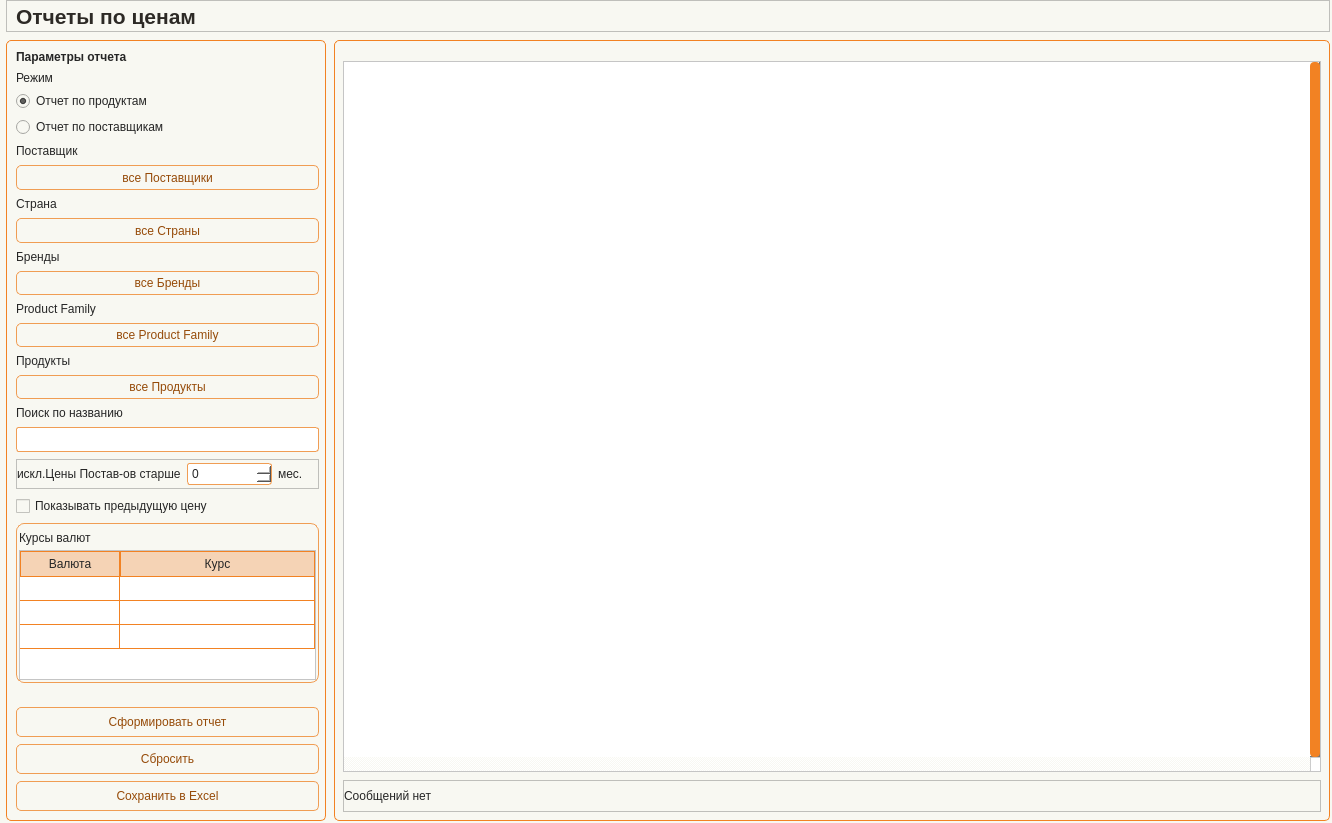
<?xml version="1.0" encoding="UTF-8"?>
<ui version="4.0">
 <class>Form</class>
 <widget class="QWidget" name="Form">
  <property name="geometry">
   <rect>
    <x>0</x>
    <y>0</y>
    <width>1332</width>
    <height>823</height>
   </rect>
  </property>
  <property name="minimumSize">
   <size>
    <width>930</width>
    <height>650</height>
   </size>
  </property>
  <property name="windowTitle">
   <string>Form</string>
  </property>
  <property name="styleSheet">
   <string notr="true">/* ===== BASE PREVIEW STYLE FOR DESIGNER ===== */

QWidget {
    background-color: #f8f8f2;
    color: #262626;
    font: 10pt &quot;Tahoma&quot;;
}

/* ===== LABELS ===== */

QLabel {
    color: #262626;
}

#Title_label {
    font: 16pt &quot;Tahoma&quot;;
    font-weight: 700;
    color: #2D2A26;
}

QLabel#label_filter_title {
    font: 14pt &quot;Tahoma&quot;;
    font-weight: 700;
}

/* ===== INPUTS ===== */

QLineEdit, QComboBox, QDateEdit, QSpinBox {
    border: 1px solid #f09d54;
    border-radius: 3px;
    padding: 2px;
    background-color: #ffffff;
    color: #262626;
}

/* ===== BUTTONS ===== */

QPushButton {
    border: 1px solid #f09d54;
    border-radius: 5px;
    background-color: #f8f8f2;
    color: #964b09;
    padding: 4px;
}

/* ===== TABLE ===== */

QTableWidget {
    background-color: #ffffff;
    gridline-color: #f28223;
    selection-background-color: #f5d3b5;
    selection-color: #262626;
}

QHeaderView::section {
    background-color: #f5d3b5;
    border: 1px solid #f28223;
    padding: 3px;
}

/* ===== FRAMES ===== */

QFrame#frame_LeftPanel, 
QFrame#frame_RightPanel {
    border: 1px solid #f28223;
    border-radius: 5px;
}

/* ===== SCROLL ===== */

QScrollBar:vertical {
    background: #f8f8f2;
    width: 10px;
}

QScrollBar::handle:vertical {
    background: #f28223;
    border-radius: 4px;
}</string>
  </property>
  <layout class="QHBoxLayout" name="horizontalLayout">
   <property name="leftMargin">
    <number>0</number>
   </property>
   <property name="topMargin">
    <number>0</number>
   </property>
   <property name="rightMargin">
    <number>0</number>
   </property>
   <property name="bottomMargin">
    <number>0</number>
   </property>
   <item>
    <widget class="QWidget" name="widget" native="true">
     <layout class="QVBoxLayout" name="verticalLayout">
      <property name="spacing">
       <number>8</number>
      </property>
      <property name="leftMargin">
       <number>6</number>
      </property>
      <property name="topMargin">
       <number>0</number>
      </property>
      <property name="rightMargin">
       <number>2</number>
      </property>
      <property name="bottomMargin">
       <number>2</number>
      </property>
      <item>
       <widget class="QFrame" name="frame">
        <property name="minimumSize">
         <size>
          <width>0</width>
          <height>32</height>
         </size>
        </property>
        <property name="maximumSize">
         <size>
          <width>16777215</width>
          <height>32</height>
         </size>
        </property>
        <property name="frameShape">
         <enum>QFrame::Shape::StyledPanel</enum>
        </property>
        <property name="frameShadow">
         <enum>QFrame::Shadow::Raised</enum>
        </property>
        <layout class="QHBoxLayout" name="horizontalLayout_2">
         <property name="spacing">
          <number>0</number>
         </property>
         <property name="topMargin">
          <number>0</number>
         </property>
         <property name="bottomMargin">
          <number>0</number>
         </property>
         <item>
          <widget class="QLabel" name="Title_label">
           <property name="minimumSize">
            <size>
             <width>0</width>
             <height>30</height>
            </size>
           </property>
           <property name="maximumSize">
            <size>
             <width>16777215</width>
             <height>30</height>
            </size>
           </property>
           <property name="font">
            <font>
             <family>Tahoma</family>
             <pointsize>16</pointsize>
             <italic>false</italic>
             <bold>true</bold>
            </font>
           </property>
           <property name="text">
            <string>Отчеты по ценам</string>
           </property>
           <property name="alignment">
            <set>Qt::AlignmentFlag::AlignCenter</set>
           </property>
          </widget>
         </item>
         <item>
          <spacer name="horizontalSpacer">
           <property name="orientation">
            <enum>Qt::Orientation::Horizontal</enum>
           </property>
           <property name="sizeHint" stdset="0">
            <size>
             <width>1108</width>
             <height>20</height>
            </size>
           </property>
          </spacer>
         </item>
        </layout>
       </widget>
      </item>
      <item>
       <widget class="QFrame" name="frame_Content">
        <property name="frameShape">
         <enum>QFrame::Shape::NoFrame</enum>
        </property>
        <property name="frameShadow">
         <enum>QFrame::Shadow::Plain</enum>
        </property>
        <layout class="QHBoxLayout" name="horizontalLayout_content">
         <property name="spacing">
          <number>8</number>
         </property>
         <property name="leftMargin">
          <number>0</number>
         </property>
         <property name="topMargin">
          <number>0</number>
         </property>
         <property name="rightMargin">
          <number>0</number>
         </property>
         <property name="bottomMargin">
          <number>0</number>
         </property>
         <item>
          <widget class="QFrame" name="frame_LeftPanel">
           <property name="minimumSize">
            <size>
             <width>300</width>
             <height>0</height>
            </size>
           </property>
           <property name="maximumSize">
            <size>
             <width>320</width>
             <height>16777215</height>
            </size>
           </property>
           <property name="frameShape">
            <enum>QFrame::Shape::StyledPanel</enum>
           </property>
           <property name="frameShadow">
            <enum>QFrame::Shadow::Raised</enum>
           </property>
           <layout class="QVBoxLayout" name="verticalLayout_left">
            <property name="spacing">
             <number>7</number>
            </property>
            <property name="leftMargin">
             <number>9</number>
            </property>
            <property name="topMargin">
             <number>9</number>
            </property>
            <property name="rightMargin">
             <number>6</number>
            </property>
            <property name="bottomMargin">
             <number>9</number>
            </property>
            <item>
             <widget class="QLabel" name="label_filter_title">
              <property name="text">
               <string>Параметры отчета</string>
              </property>
             </widget>
            </item>
            <item>
             <widget class="QFrame" name="frame_mode">
              <property name="frameShape">
               <enum>QFrame::Shape::NoFrame</enum>
              </property>
              <layout class="QVBoxLayout" name="verticalLayout_mode">
               <property name="spacing">
                <number>6</number>
               </property>
               <property name="leftMargin">
                <number>0</number>
               </property>
               <property name="topMargin">
                <number>0</number>
               </property>
               <property name="rightMargin">
                <number>0</number>
               </property>
               <property name="bottomMargin">
                <number>0</number>
               </property>
               <item>
                <widget class="QLabel" name="label_mode">
                 <property name="text">
                  <string>Режим</string>
                 </property>
                </widget>
               </item>
               <item>
                <widget class="QRadioButton" name="radio_ByProduct">
                 <property name="text">
                  <string>Отчет по продуктам</string>
                 </property>
                 <property name="checked">
                  <bool>true</bool>
                 </property>
                </widget>
               </item>
               <item>
                <widget class="QRadioButton" name="radio_BySupplier">
                 <property name="text">
                  <string>Отчет по поставщикам</string>
                 </property>
                </widget>
               </item>
              </layout>
             </widget>
            </item>
            <item>
             <widget class="QLabel" name="label_supplier">
              <property name="text">
               <string>Поставщик</string>
              </property>
             </widget>
            </item>
            <item>
             <widget class="QPushButton" name="btn_FilterSupplier">
              <property name="minimumSize">
               <size>
                <width>0</width>
                <height>25</height>
               </size>
              </property>
              <property name="text">
               <string>все Поставщики</string>
              </property>
             </widget>
            </item>
            <item>
             <widget class="QLabel" name="label_country">
              <property name="text">
               <string>Страна</string>
              </property>
             </widget>
            </item>
            <item>
             <widget class="QPushButton" name="btn_FilterCountry">
              <property name="minimumSize">
               <size>
                <width>0</width>
                <height>25</height>
               </size>
              </property>
              <property name="text">
               <string>все Страны</string>
              </property>
             </widget>
            </item>
            <item>
             <widget class="QLabel" name="label_brand">
              <property name="text">
               <string>Бренды</string>
              </property>
             </widget>
            </item>
            <item>
             <widget class="QPushButton" name="btn_FilterBrand">
              <property name="text">
               <string>все Бренды</string>
              </property>
             </widget>
            </item>
            <item>
             <widget class="QLabel" name="label_product_family">
              <property name="text">
               <string>Product Family</string>
              </property>
             </widget>
            </item>
            <item>
             <widget class="QPushButton" name="btn_FilterProductFamily">
              <property name="text">
               <string>все Product Family</string>
              </property>
             </widget>
            </item>
            <item>
             <widget class="QLabel" name="label">
              <property name="text">
               <string>Продукты</string>
              </property>
             </widget>
            </item>
            <item>
             <widget class="QPushButton" name="btn_FilterProduct">
              <property name="text">
               <string>все Продукты</string>
              </property>
             </widget>
            </item>
            <item>
             <widget class="QLabel" name="label_product_name">
              <property name="text">
               <string>Поиск по названию</string>
              </property>
             </widget>
            </item>
            <item>
             <widget class="QLineEdit" name="line_NameSearch">
              <property name="minimumSize">
               <size>
                <width>0</width>
                <height>25</height>
               </size>
              </property>
             </widget>
            </item>
            <item>
             <widget class="QFrame" name="frame_SuppPriceAge">
              <property name="minimumSize">
               <size>
                <width>0</width>
                <height>30</height>
               </size>
              </property>
              <property name="frameShape">
               <enum>QFrame::Shape::StyledPanel</enum>
              </property>
              <property name="frameShadow">
               <enum>QFrame::Shadow::Raised</enum>
              </property>
              <layout class="QHBoxLayout" name="horizontalLayout_SuppPriceAge">
               <property name="leftMargin">
                <number>0</number>
               </property>
               <property name="topMargin">
                <number>0</number>
               </property>
               <property name="rightMargin">
                <number>0</number>
               </property>
               <property name="bottomMargin">
                <number>0</number>
               </property>
               <item>
                <widget class="QLabel" name="label_SuppPriceAge">
                 <property name="text">
                  <string>искл.Цены Постав-ов старше</string>
                 </property>
                </widget>
               </item>
               <item>
                <widget class="QSpinBox" name="spb_SuppPriceAge">
                 <property name="minimumSize">
                  <size>
                   <width>85</width>
                   <height>0</height>
                  </size>
                 </property>
                 <property name="maximumSize">
                  <size>
                   <width>85</width>
                   <height>16777215</height>
                  </size>
                 </property>
                </widget>
               </item>
               <item>
                <widget class="QLabel" name="label_SuppPriceAgeMonths">
                 <property name="text">
                  <string>мес.</string>
                 </property>
                </widget>
               </item>
              </layout>
             </widget>
            </item>
            <item>
             <widget class="QCheckBox" name="cbx_ShowPrevPrice">
              <property name="text">
               <string>Показывать предыдущую цену</string>
              </property>
             </widget>
            </item>
            <item>
             <widget class="QFrame" name="frame_FXRates">
              <property name="minimumSize">
               <size>
                <width>0</width>
                <height>160</height>
               </size>
              </property>
              <property name="maximumSize">
               <size>
                <width>16777215</width>
                <height>16777215</height>
               </size>
              </property>
              <property name="styleSheet">
               <string notr="true">#frame_FXRates {border: 1px solid #f09d54; border-radius: 8px;}</string>
              </property>
              <property name="frameShape">
               <enum>QFrame::Shape::StyledPanel</enum>
              </property>
              <property name="frameShadow">
               <enum>QFrame::Shadow::Raised</enum>
              </property>
              <layout class="QVBoxLayout" name="verticalLayout_fx">
               <property name="spacing">
                <number>4</number>
               </property>
               <property name="leftMargin">
                <number>2</number>
               </property>
               <property name="topMargin">
                <number>2</number>
               </property>
               <property name="rightMargin">
                <number>2</number>
               </property>
               <property name="bottomMargin">
                <number>2</number>
               </property>
               <item>
                <widget class="QLabel" name="label_fx_title">
                 <property name="minimumSize">
                  <size>
                   <width>0</width>
                   <height>20</height>
                  </size>
                 </property>
                 <property name="maximumSize">
                  <size>
                   <width>16777215</width>
                   <height>15</height>
                  </size>
                 </property>
                 <property name="text">
                  <string>Курсы валют</string>
                 </property>
                </widget>
               </item>
               <item>
                <widget class="QTableWidget" name="table_FXRates">
                 <property name="minimumSize">
                  <size>
                   <width>0</width>
                   <height>96</height>
                  </size>
                 </property>
                 <property name="maximumSize">
                  <size>
                   <width>16777215</width>
                   <height>16777215</height>
                  </size>
                 </property>
                 <property name="verticalScrollBarPolicy">
                  <enum>Qt::ScrollBarPolicy::ScrollBarAsNeeded</enum>
                 </property>
                 <property name="horizontalScrollBarPolicy">
                  <enum>Qt::ScrollBarPolicy::ScrollBarAsNeeded</enum>
                 </property>
                 <property name="sizeAdjustPolicy">
                  <enum>QAbstractScrollArea::SizeAdjustPolicy::AdjustToContents</enum>
                 </property>
                 <property name="selectionMode">
                  <enum>QAbstractItemView::SelectionMode::SingleSelection</enum>
                 </property>
                 <property name="sortingEnabled">
                  <bool>false</bool>
                 </property>
                 <property name="rowCount">
                  <number>3</number>
                 </property>
                 <property name="columnCount">
                  <number>2</number>
                 </property>
                 <attribute name="horizontalHeaderCascadingSectionResizes">
                  <bool>true</bool>
                 </attribute>
                 <attribute name="horizontalHeaderMinimumSectionSize">
                  <number>55</number>
                 </attribute>
                 <attribute name="horizontalHeaderStretchLastSection">
                  <bool>true</bool>
                 </attribute>
                 <attribute name="verticalHeaderVisible">
                  <bool>false</bool>
                 </attribute>
                 <attribute name="verticalHeaderCascadingSectionResizes">
                  <bool>true</bool>
                 </attribute>
                 <attribute name="verticalHeaderDefaultSectionSize">
                  <number>24</number>
                 </attribute>
                 <attribute name="verticalHeaderHighlightSections">
                  <bool>false</bool>
                 </attribute>
                 <row/>
                 <row/>
                 <row/>
                 <column>
                  <property name="text">
                   <string>Валюта</string>
                  </property>
                 </column>
                 <column>
                  <property name="text">
                   <string>Курс</string>
                  </property>
                 </column>
                </widget>
               </item>
              </layout>
             </widget>
            </item>
            <item>
             <spacer name="verticalSpacer_left">
              <property name="orientation">
               <enum>Qt::Orientation::Vertical</enum>
              </property>
              <property name="sizeHint" stdset="0">
               <size>
                <width>20</width>
                <height>20</height>
               </size>
              </property>
             </spacer>
            </item>
            <item>
             <widget class="QPushButton" name="btn_BuildReport">
              <property name="minimumSize">
               <size>
                <width>0</width>
                <height>30</height>
               </size>
              </property>
              <property name="maximumSize">
               <size>
                <width>16777215</width>
                <height>30</height>
               </size>
              </property>
              <property name="text">
               <string>Сформировать отчет</string>
              </property>
              <property name="icon">
               <iconset>
                <normaloff>:/icon/icon/layers — копия — копия.svg</normaloff>:/icon/icon/layers — копия — копия.svg</iconset>
              </property>
             </widget>
            </item>
            <item>
             <widget class="QPushButton" name="btn_Reset">
              <property name="minimumSize">
               <size>
                <width>0</width>
                <height>30</height>
               </size>
              </property>
              <property name="maximumSize">
               <size>
                <width>16777215</width>
                <height>30</height>
               </size>
              </property>
              <property name="text">
               <string>Сбросить</string>
              </property>
              <property name="icon">
               <iconset>
                <normaloff>:/icon/icon/loader — копия — копия.svg</normaloff>:/icon/icon/loader — копия — копия.svg</iconset>
              </property>
             </widget>
            </item>
            <item>
             <widget class="QPushButton" name="btn_ExportExcel">
              <property name="minimumSize">
               <size>
                <width>180</width>
                <height>30</height>
               </size>
              </property>
              <property name="maximumSize">
               <size>
                <width>16777215</width>
                <height>30</height>
               </size>
              </property>
              <property name="text">
               <string>Сохранить в Excel</string>
              </property>
              <property name="icon">
               <iconset>
                <normaloff>:/icon/icon/download — копия — копия.svg</normaloff>:/icon/icon/download — копия — копия.svg</iconset>
              </property>
             </widget>
            </item>
           </layout>
          </widget>
         </item>
         <item>
          <widget class="QFrame" name="frame_RightPanel">
           <property name="frameShape">
            <enum>QFrame::Shape::StyledPanel</enum>
           </property>
           <property name="frameShadow">
            <enum>QFrame::Shadow::Raised</enum>
           </property>
           <layout class="QVBoxLayout" name="verticalLayout_right">
            <property name="spacing">
             <number>8</number>
            </property>
            <property name="leftMargin">
             <number>8</number>
            </property>
            <property name="topMargin">
             <number>12</number>
            </property>
            <property name="rightMargin">
             <number>8</number>
            </property>
            <property name="bottomMargin">
             <number>8</number>
            </property>
            <item>
             <widget class="QFrame" name="frame_top_right">
              <property name="frameShape">
               <enum>QFrame::Shape::NoFrame</enum>
              </property>
              <layout class="QHBoxLayout" name="horizontalLayout_top_right">
               <property name="leftMargin">
                <number>0</number>
               </property>
               <property name="topMargin">
                <number>0</number>
               </property>
               <property name="rightMargin">
                <number>0</number>
               </property>
               <property name="bottomMargin">
                <number>0</number>
               </property>
              </layout>
             </widget>
            </item>
            <item>
             <widget class="QTableWidget" name="table_ReportPreview">
              <property name="minimumSize">
               <size>
                <width>0</width>
                <height>0</height>
               </size>
              </property>
              <property name="maximumSize">
               <size>
                <width>16777215</width>
                <height>16777215</height>
               </size>
              </property>
              <property name="font">
               <font>
                <family>Tahoma</family>
                <pointsize>10</pointsize>
                <italic>false</italic>
                <bold>false</bold>
               </font>
              </property>
              <property name="verticalScrollBarPolicy">
               <enum>Qt::ScrollBarPolicy::ScrollBarAlwaysOn</enum>
              </property>
              <property name="horizontalScrollBarPolicy">
               <enum>Qt::ScrollBarPolicy::ScrollBarAlwaysOn</enum>
              </property>
              <property name="sizeAdjustPolicy">
               <enum>QAbstractScrollArea::SizeAdjustPolicy::AdjustToContents</enum>
              </property>
              <property name="alternatingRowColors">
               <bool>false</bool>
              </property>
              <property name="selectionMode">
               <enum>QAbstractItemView::SelectionMode::SingleSelection</enum>
              </property>
              <property name="selectionBehavior">
               <enum>QAbstractItemView::SelectionBehavior::SelectRows</enum>
              </property>
              <property name="textElideMode">
               <enum>Qt::TextElideMode::ElideMiddle</enum>
              </property>
              <property name="sortingEnabled">
               <bool>true</bool>
              </property>
              <property name="wordWrap">
               <bool>true</bool>
              </property>
              <property name="rowCount">
               <number>8</number>
              </property>
              <property name="columnCount">
               <number>0</number>
              </property>
              <attribute name="horizontalHeaderCascadingSectionResizes">
               <bool>true</bool>
              </attribute>
              <attribute name="horizontalHeaderMinimumSectionSize">
               <number>55</number>
              </attribute>
              <attribute name="horizontalHeaderShowSortIndicator" stdset="0">
               <bool>true</bool>
              </attribute>
              <attribute name="horizontalHeaderStretchLastSection">
               <bool>true</bool>
              </attribute>
              <attribute name="verticalHeaderVisible">
               <bool>false</bool>
              </attribute>
              <attribute name="verticalHeaderCascadingSectionResizes">
               <bool>true</bool>
              </attribute>
              <attribute name="verticalHeaderDefaultSectionSize">
               <number>25</number>
              </attribute>
              <attribute name="verticalHeaderHighlightSections">
               <bool>false</bool>
              </attribute>
              <row/>
              <row/>
              <row/>
              <row/>
              <row/>
              <row/>
              <row/>
              <row/>
             </widget>
            </item>
            <item>
             <widget class="QFrame" name="frame_2">
              <property name="minimumSize">
               <size>
                <width>0</width>
                <height>32</height>
               </size>
              </property>
              <property name="maximumSize">
               <size>
                <width>16777215</width>
                <height>32</height>
               </size>
              </property>
              <property name="frameShape">
               <enum>QFrame::Shape::StyledPanel</enum>
              </property>
              <property name="frameShadow">
               <enum>QFrame::Shadow::Raised</enum>
              </property>
              <layout class="QHBoxLayout" name="horizontalLayout_3">
               <property name="spacing">
                <number>0</number>
               </property>
               <property name="leftMargin">
                <number>0</number>
               </property>
               <property name="topMargin">
                <number>0</number>
               </property>
               <property name="rightMargin">
                <number>0</number>
               </property>
               <property name="bottomMargin">
                <number>0</number>
               </property>
               <item>
                <widget class="QLabel" name="label_msg">
                 <property name="text">
                  <string>Сообщений нет</string>
                 </property>
                </widget>
               </item>
              </layout>
             </widget>
            </item>
           </layout>
          </widget>
         </item>
        </layout>
       </widget>
      </item>
     </layout>
    </widget>
   </item>
  </layout>
 </widget>
 <resources>
  <include location="../resource.qrc"/>
 </resources>
 <connections/>
</ui>
